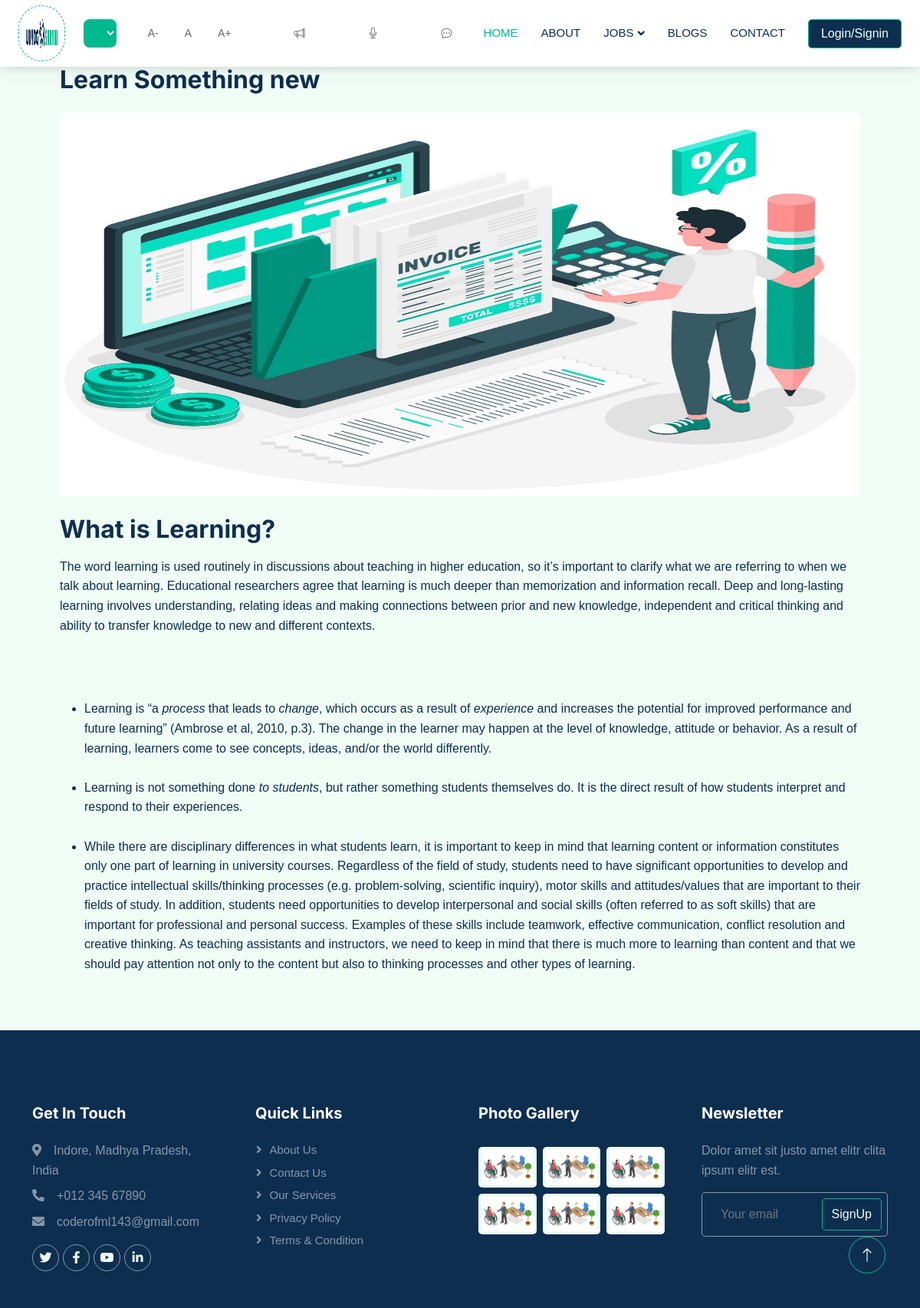
/usa/blog-detail/1/, run on the app's committed database.
### usa/models.py (models this page shows)
class Blogs(models.Model):
    user = models.ForeignKey(User, on_delete=models.CASCADE)
    title = models.CharField(max_length=100)
    id_blog = models.AutoField(primary_key=True)
    abstraction = models.TextField(max_length=250, blank=True)
    disability_types = models.ManyToManyField('DisabilityType', related_name='blogs', blank=True)
    categories_choices = [
        ('inspiration', 'Inspiration'),
        ('interviews', 'Interviews'),
        ('stories', 'Stories'),
        ('prepration', 'Prepration'),
        ('resources', 'Resources'),
        ('experience', 'Experience'),
        ('awareness', 'Awareness'),
        ('research', 'Research'),
        ('other', 'Other'),
    ]
    categories = models.CharField(max_length=15, choices=categories_choices)
    content = RichTextField()
    tumbnail = models.ImageField(upload_to='blogs_images/', default='default_blogs.jpg')
    created_at = models.DateTimeField(auto_now_add=True)
    updated_at = models.DateTimeField(auto_now=True)

### usa/views.py (the view)
# urls.py: path('blog-detail/<int:blogid>/', views.blog_post_detail_page, name="blog_post_detail_page"),
def blog_post_detail_page(request, blogid):
    obj = get_object_or_404(Blogs, id_blog=blogid)
    print(obj)
    context = {"object":obj}
    template_name = "blogsSystem/blog_details.html"
    return render(request, template_name, context)

### templates/blogsSystem/blog_details.html
{% include 'header.html' %}
<section class="text-gray-600 body-font" style="margin-top: 5px;">
    <div class="container px-5 py-24 mx-auto flex flex-col border-2 border-dotted border-black">
        <div class="lg:w-4/6 mx-auto">
            <h1 class="text-6xl mb-4">{{ object.title }}</h1>
            <div class="rounded-lg h-64 overflow-hidden mb-4">
                <img alt="content" class="object-cover object-center h-full w-full" width="100%" height="500px" src="{{ object.tumbnail.url }}">
            </div>
        </div>
        <p class="lg:w-4/6 mx-auto">{{ object.content|safe|linebreaks }}</p>
    </div>
</section>
{% include 'footer.html' %}

### static/css/style.css (style rules this page uses)
:root { --primary: #00B98E; --secondary: #FF6922; --light: #EFFDF5; --dark: #0E2E50; }
body { background-color: var(--light); color: var(--dark); font-family: Arial, sans-serif; line-height: 1.6; }
h1 { color: var(--dark); font-size: 2em; }
body { padding-top: 80px; }

### data on the page
Blogs: title "Learn Something new", tumbnail (placeholder picture), content "What is Learning? The word learning is used routinely in discussions about teaching in higher education, so it’s important to clarify what we are referring to when we talk about learning. Educational researchers agree that learning is much deeper than memorization and information recall. Deep and long-lasting learning involves understanding, relating ideas and making connections between prior and new knowledge, independent and critical thinking and ability to transfer knowledge to new and different contexts. Learning is “a process that leads to change , which occurs as a result of experience and increases the potential for improved performance and future learning” (Ambrose et al, 2010,…"
